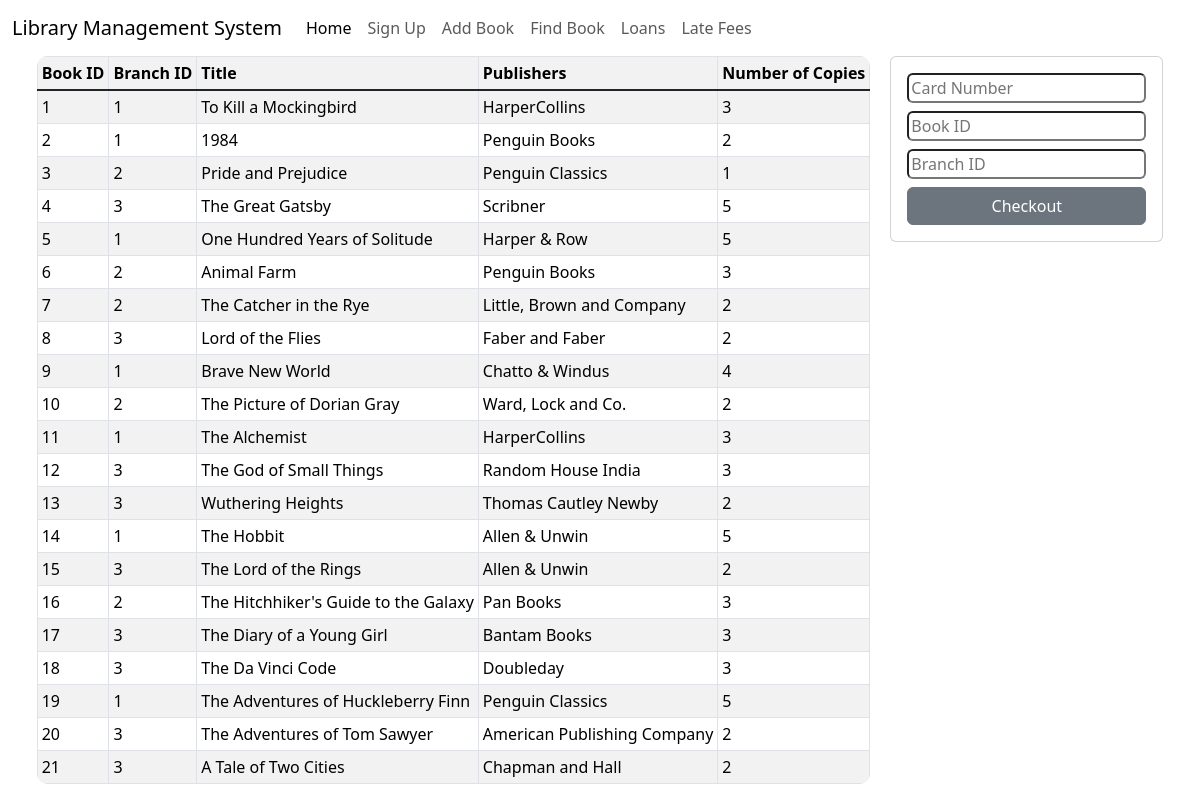
The page / on the database its author committed.
### tables this page shows
CREATE TABLE Book (
    book_id         INTEGER PRIMARY KEY AUTOINCREMENT,
    title           VARCHAR(50) NOT NULL,
    book_publisher  VARCHAR(25),
    FOREIGN KEY(book_publisher) REFERENCES Publisher(publisher_name)
);

CREATE TABLE Book_Copies (
    book_id         INT NOT NULL,
    branch_id       INT,
    no_of_copies    INT NOT NULL,
    PRIMARY KEY(book_id, branch_id),
    FOREIGN KEY(book_id) REFERENCES Book(book_id),
    FOREIGN KEY(branch_id) REFERENCES Library_Branch(branch_id)
);

### app.py (the view)
@app.route('/', methods=['GET'])
def home():
    try:
        sqliteConnection = sqlite3.connect('LMS.db')
        cursor = sqliteConnection.cursor()
        print("Database successfully connected: INITIAL")
        sqlite_select_query = "SELECT * FROM User_View;"
        cursor.execute(sqlite_select_query)
        data = cursor.fetchall()
        cursor.close()
        sqliteConnection.close()
    except Exception as e:
        print("Error: ", e)
    return render_template('index.html', books=data)

### templates/index.html (shortened to what this page needs)
<!DOCTYPE html>
<html lang="en">
<head>
    <link href="https://cdn.jsdelivr.net/npm/bootstrap@5.3.2/dist/css/bootstrap.min.css" rel="stylesheet">
    <link rel="stylesheet" href="{{ url_for('static', filename='styles.css') }}">
</head>
<body>
    <nav class="navbar navbar-expand-lg">
        <div class="container-fluid">
            <span class="navbar-brand mb-0 h1">Library Management System</span>
            <div class="collapse navbar-collapse" id="navbarNav">
                <div class="navbar-nav">
                        <a class="nav-link active" aria-current="page" href="{{ url_for('home') }}">Home</a>
                        <a class="nav-link" href="{{ url_for('borrower') }}">Sign Up</a>
                        <a class="nav-link" href="{{ url_for('book') }} ">Add Book</a>
                        <a class="nav-link" href="{{ url_for('find_book') }}"">Find Book</a>
                        <a class="nav-link" href="{{ url_for('find_loan') }}"">Loans</a>
                        <a class="nav-link" href="{{ url_for('latefees') }}"">Late Fees</a>
                </div>
            </div>
        </div>
    </nav>
    <div style="display: flex; justify-content: center;">
        <div>
            <table class="table table-sm table-striped table-hover table-bordered">
                <tr>
                    <th>Book ID</th>
                    <th>Branch ID</th>
                    <th>Title</th>
                    <th>Publishers</th>
                    <th>Number of Copies</th>
                </tr>
                <tbody class="table-group-divider">
                {% for book in books %}
                <tr>
                    <td> {{ book[0]}} </td>
                    <td> {{ book[1]}} </td>
                    <td> {{ book[3]}} </td>
                    <td> {{ book[2]}} </td>
                    <td> {{ book[4]}} </td>
                </tr>
                {% endfor %}
            </table>
        </div>
        <div class="card text-center bg-white p-3" style="align-self: flex-start; margin-left: 20px;">
            <form method="post" action="{{ url_for('checkout') }}">
                <ul class="list-group list-group-flush">
                    <input class="mb-2 rounded" type="text" name="cardno" id="cardno" placeholder="Card Number">
                    <input class="mb-2 rounded" type="text" name="bookid" id="bookid" placeholder="Book ID">
                    <input class="mb-2 rounded" type="text" name="branchid" id="branchid" placeholder="Branch ID">
                    <button class="btn btn-secondary" type="submit" id="checkoutBtn">Checkout</button>
                </ul>
            </form>
        </div>
</body>
</html>

### static/styles.css (style rules this page uses)
.table { border-radius: 10px; overflow: hidden; }

### rows shown on the page
Book: book_id "1", title "To Kill a Mockingbird", book_publisher "HarperCollins", book "3"
Book_Copies: book_id "2", branch "1", title "1984", book_publisher "Penguin Books", no_of_copies "2"
Book_Copies: book_id "3", branch "2", title "Pride and Prejudice", book_publisher "Penguin Classics", no_of_copies "1"
Book_Copies: book_id "4", branch "3", title "The Great Gatsby", book_publisher "Scribner", no_of_copies "5"
Book: book_id "5", book "1", title "One Hundred Years of Solitude", book_publisher "Harper & Row"
Book: book_id "6", book "2", title "Animal Farm", book_publisher "Penguin Books", book "3"
Book: book_id "7", book "2", title "The Catcher in the Rye", book_publisher "Little, Brown and Company"
Book: book_id "8", book "3", title "Lord of the Flies", book_publisher "Faber and Faber", book "2"
Book_Copies: book_id "9", branch "1", title "Brave New World", book_publisher "Chatto & Windus", no_of_copies "4"
Book: book_id "10", book "2", title "The Picture of Dorian Gray", book_publisher "Ward, Lock and Co."
Book: book_id "11", book "1", title "The Alchemist", book_publisher "HarperCollins", book "3"
Book: book_id "12", book "3", title "The God of Small Things", book_publisher "Random House India"
Book: book_id "13", book "3", title "Wuthering Heights", book_publisher "Thomas Cautley Newby", book "2"
Book: book_id "14", book "1", title "The Hobbit", book_publisher "Allen & Unwin", book "5"
Book: book_id "15", book "3", title "The Lord of the Rings", book_publisher "Allen & Unwin", book "2"
Book: book_id "16", book "2", title "The Hitchhiker's Guide to the Galaxy", book_publisher "Pan Books", book "3"
Book: book_id "17", book "3", title "The Diary of a Young Girl", book_publisher "Bantam Books"
Book: book_id "18", book "3", title "The Da Vinci Code", book_publisher "Doubleday"
Book: book_id "19", book "1", title "The Adventures of Huckleberry Finn", book_publisher "Penguin Classics", book "5"
Book: book_id "20", book "3", title "The Adventures of Tom Sawyer", book_publisher "American Publishing Company", book "2"
Book: book_id "21", book "3", title "A Tale of Two Cities", book_publisher "Chapman and Hall", book "2"
